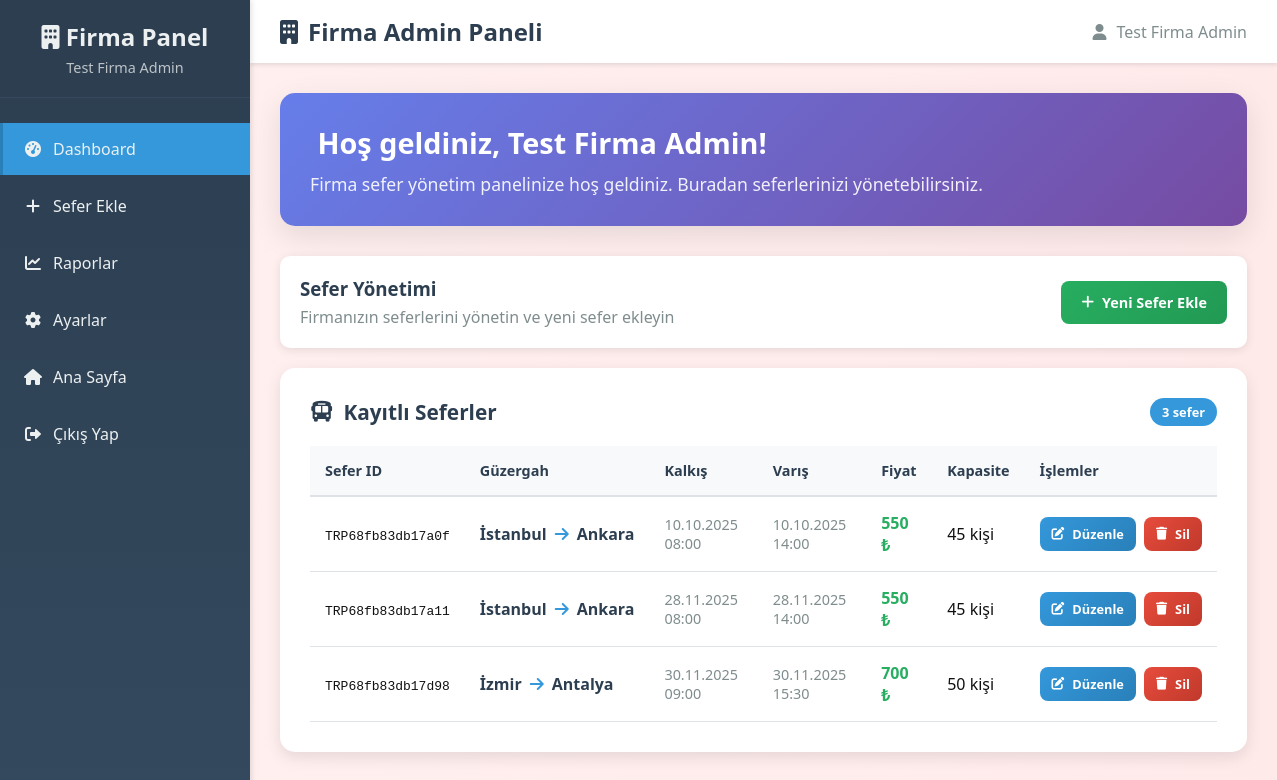
Page /company_admin.php (signed in) on the earlier database version.
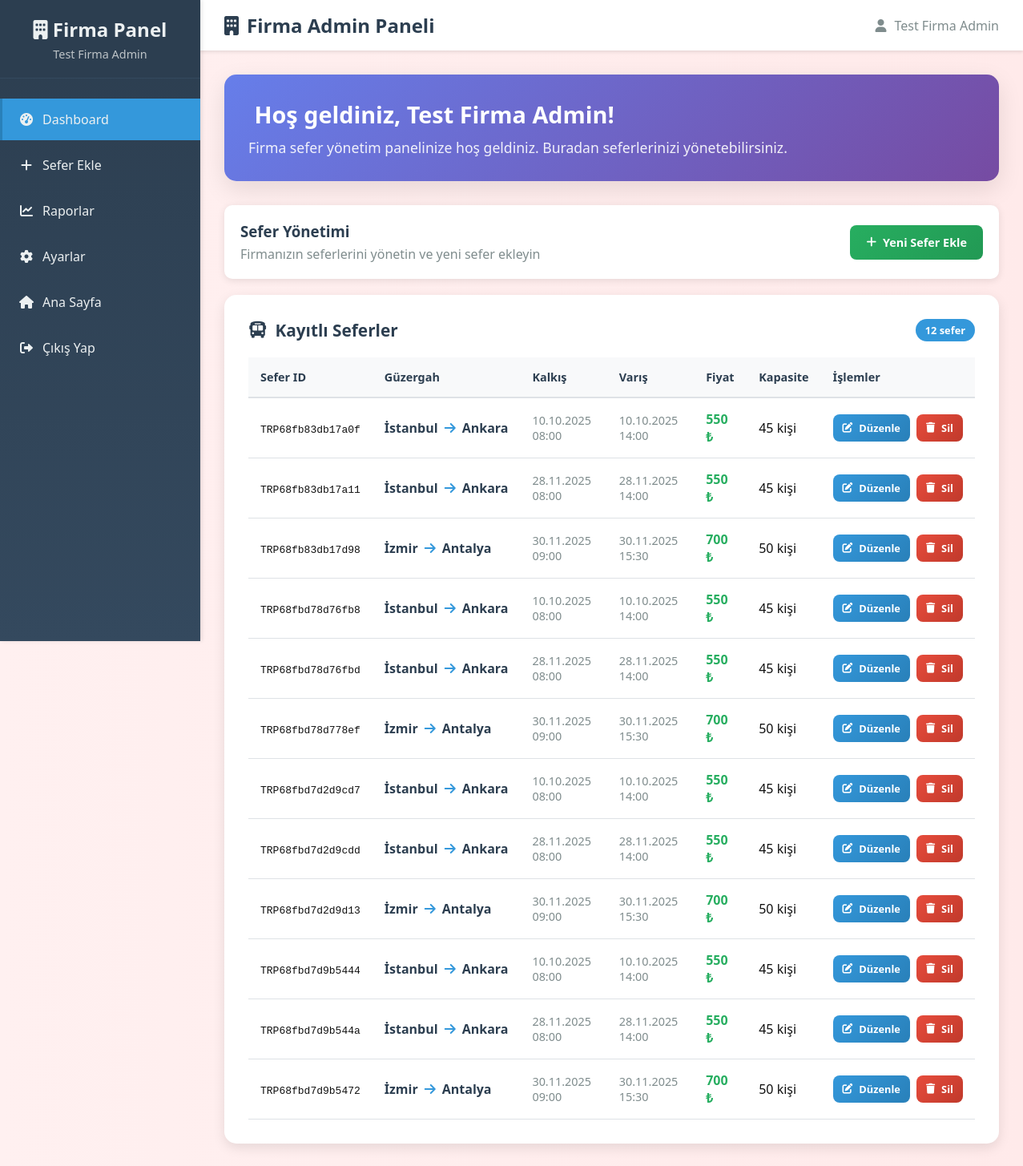
Same page on the later database version.
### tables this page shows
CREATE TABLE Trips (
            id TEXT PRIMARY KEY,
            company_id TEXT NOT NULL,
            destination_city TEXT NOT NULL,   
            arrival_time DATETIME NOT NULL,
            departure_time DATETIME NOT NULL,
            departure_city TEXT NOT NULL,
            price REAL NOT NULL,
            capacity INT NOT NULL,
            created_date TIMESTAMP DEFAULT CURRENT_TIMESTAMP,
            FOREIGN KEY(company_id) REFERENCES Bus_Company(id) ON DELETE CASCADE
        );

### company_admin.php (the view, shortened to what this page needs)
<?php
try {
    $db = new PDO('sqlite:database.db');
    $db->setAttribute(PDO::ATTR_ERRMODE, PDO::ERRMODE_EXCEPTION);
} catch (PDOException $e) {
    die("Veritabanına bağlanılamadı: " . $e->getMessage());
}
$company_id = $_SESSION['company_id'] ?? null;
$stmt = $db->prepare("SELECT * FROM Trips WHERE company_id = ?");
$stmt->execute([$company_id]);
$trips = $stmt->fetchAll(PDO::FETCH_ASSOC);
?>
<!DOCTYPE html>
<html lang="tr">
<head>
    <link rel="stylesheet" href="assets/style.css">
    <link href="https://cdnjs.cloudflare.com/ajax/libs/font-awesome/6.0.0/css/all.min.css" rel="stylesheet">
</head>
<body>
    <div class="admin-container">
        <nav class="sidebar">
            <div class="sidebar-header">
                <h2><i class="fas fa-building"></i> Firma Panel</h2>
                <p><?= htmlspecialchars($_SESSION['username'] ?? 'Admin') ?></p>
            </div>
            <ul class="sidebar-menu">
                <li><a href="company_admin.php" class="active"><i class="fas fa-tachometer-alt"></i> Dashboard</a></li>
                <li><a href="add_trip.php"><i class="fas fa-plus"></i> Sefer Ekle</a></li>
                <li><a href="#"><i class="fas fa-chart-line"></i> Raporlar</a></li>
                <li><a href="#"><i class="fas fa-cog"></i> Ayarlar</a></li>
                <li><a href="index.php"><i class="fas fa-home"></i> Ana Sayfa</a></li>
                <li><a href="logout.php"><i class="fas fa-sign-out-alt"></i> Çıkış Yap</a></li>
            </ul>
        </nav>
        <div class="main-content">
            <div class="top-bar">
                <div class="page-title">
                    <i class="fas fa-building"></i> Firma Admin Paneli
                </div>
                <div class="user-info">
                    <i class="fas fa-user"></i>
                    <span><?= htmlspecialchars($_SESSION['username']) ?></span>
                </div>
            </div>
            <div class="content-area">
                <div class="welcome-card">
                    <h1 class="welcome-title">
                        Hoş geldiniz, <?= htmlspecialchars($_SESSION['username']) ?>!
                    </h1>
                    <p class="welcome-subtitle">
                        Firma sefer yönetim panelinize hoş geldiniz. Buradan seferlerinizi yönetebilirsiniz.
                    </p>
                </div>
                <div class="action-bar">
                    <div class="action-info">
                        <h3>Sefer Yönetimi</h3>
                        <p>Firmanızın seferlerini yönetin ve yeni sefer ekleyin</p>
                    </div>
                    <a href="add_trip.php" class="btn btn-success">
                        <i class="fas fa-plus"></i> Yeni Sefer Ekle
                    </a>
                </div>
                <div class="trips-card">
                    <div class="table-header">
                        <h2 class="table-title">
                            <i class="fas fa-bus"></i> Kayıtlı Seferler
                        </h2>
                        <span class="trips-count"><?= count($trips) ?> sefer</span>
                    </div>
                    <?php if (empty($trips)): ?>
                        <div class="no-trips">
                            <div class="no-trips-icon">
                                <i class="fas fa-bus"></i>
                            </div>
                            <h3>Henüz sefer bulunmuyor</h3>
                            <p>İlk seferinizi eklemek için yukarıdaki butonu kullanın</p>
                        </div>
                    <?php else: ?>
                        <div class="table-container">
                            <table class="trips-table">
                                <thead>
                                    <tr>
                                        <th>Sefer ID</th>
                                        <th>Güzergah</th>
                                        <th>Kalkış</th>
                                        <th>Varış</th>
                                        <th>Fiyat</th>
                                        <th>Kapasite</th>
                                        <th>İşlemler</th>
                                    </tr>
                                </thead>
                                <tbody>
                                    <?php foreach ($trips as $trip): ?>
                                        <tr>
                                            <td>
                                                <code><?= htmlspecialchars($trip['id']) ?></code>
                                            </td>
                                            <td>
                                                <div class="trip-route">
                                                    <?= htmlspecialchars($trip['departure_city']) ?>
                                                    <i class="fas fa-arrow-right route-arrow"></i>
                                                    <?= htmlspecialchars($trip['destination_city']) ?>
                                                </div>
                                            </td>
                                            <td>
                                                <div class="trip-time">
                                                    <?= date('d.m.Y H:i', strtotime($trip['departure_time'])) ?>
                                                </div>
                                            </td>
                                            <td>
                                                <div class="trip-time">
                                                    <?= date('d.m.Y H:i', strtotime($trip['arrival_time'])) ?>
                                                </div>
                                            </td>
                                            <td>
                                                <span class="trip-price"><?= htmlspecialchars($trip['price']) ?> ₺</span>
                                            </td>
                                            <td>
                                                <span><?= htmlspecialchars($trip['capacity']) ?> kişi</span>
                                            </td>
                                            <td>
                                                <div class="table-actions">
                                                    <a href="add_trip.php?id=<?= urlencode($trip['id']) ?>"
                                                       class="btn btn-primary" style="font-size: 0.8rem; padding: 8px 12px;">
                                                        <i class="fas fa-edit"></i> Düzenle
                                                    </a>
                                                    <a href="?delete=<?= $trip['id'] ?>"
                                                       class="btn btn-danger"
                                                       onclick="return confirm('Bu seferi silmek istediğinize emin misiniz?')">
                                                        <i class="fas fa-trash"></i> Sil
                                                    </a>
                                                </div>
                                            </td>
                                        </tr>
                                    <?php endforeach; ?>
                                </tbody>
                            </table>
                        </div>
                    <?php endif; ?>
                </div>
            </div>
        </div>
    </div>
</body>
</html>

### assets/style.css (style rules this page uses)
body { font-family: 'Arial', sans-serif; margin: 0; padding: 0; background: linear-gradient(to right, #fff0f0, #ffeaea); color: #111; transition: all 0.3s ease; }
a { text-decoration: none; color: white; }
a { text-decoration: none; color: inherit; }

### company_admin.php (style rules this page uses)
* { margin: 0; padding: 0; box-sizing: border-box; }
body { font-family: 'Segoe UI', Tahoma, Geneva, Verdana, sans-serif; background-color: #f5f5f5; }
.admin-container { display: flex; min-height: 100vh; }
.sidebar { width: 250px; background: linear-gradient(180deg, #2c3e50 0%, #34495e 100%); color: white; padding: 0; position: fixed; height: 100vh; overflow-y: auto; box-shadow: 2px 0 5px rgba(0,0,0,0.1); }
.sidebar-header { padding: 20px; text-align: center; border-bottom: 1px solid #34495e; background-color: #2c3e50; }
.sidebar-header h2 { color: #ecf0f1; font-size: 1.5rem; margin-bottom: 5px; }
.sidebar-header p { color: #bdc3c7; font-size: 0.9rem; }
.sidebar-menu { list-style: none; padding: 20px 0; }
.sidebar-menu li { margin: 5px 0; }
.sidebar-menu a { display: flex; align-items: center; padding: 15px 20px; color: #ecf0f1; text-decoration: none; transition: all 0.3s ease; border-left: 3px solid transparent; }
.sidebar-menu a.active { background-color: #3498db; border-left-color: #2980b9; }
.sidebar-menu i { margin-right: 10px; width: 20px; text-align: center; }
.main-content { margin-left: 250px; padding: 0; flex: 1; }
.top-bar { background: white; padding: 15px 30px; box-shadow: 0 2px 4px rgba(0,0,0,0.1); display: flex; justify-content: space-between; align-items: center; }
.page-title { font-size: 1.5rem; color: #2c3e50; font-weight: 600; display: flex; align-items: center; gap: 10px; }
.user-info { display: flex; align-items: center; gap: 10px; color: #7f8c8d; }
.content-area { padding: 30px; }
.welcome-card { background: linear-gradient(135deg, #667eea 0%, #764ba2 100%); color: white; padding: 30px; border-radius: 15px; margin-bottom: 30px; box-shadow: 0 10px 30px rgba(0,0,0,0.1); }
.welcome-title { font-size: 1.8rem; margin-bottom: 10px; }
.welcome-subtitle { opacity: 0.9; font-size: 1.1rem; }
.action-bar { background: white; padding: 20px; border-radius: 10px; box-shadow: 0 2px 10px rgba(0,0,0,0.1); margin-bottom: 20px; display: flex; justify-content: space-between; align-items: center; }
.action-info h3 { color: #2c3e50; margin-bottom: 5px; }
.action-info p { color: #7f8c8d; }
.btn { display: inline-flex; align-items: center; gap: 8px; padding: 12px 20px; border: none; border-radius: 8px; font-weight: 600; text-decoration: none; cursor: pointer; transition: all 0.3s ease; font-size: 0.9rem; }
.btn-primary { background: linear-gradient(135deg, #3498db, #2980b9); color: white; }
.btn-success { background: linear-gradient(135deg, #27ae60, #229954); color: white; }
.btn-danger { background: linear-gradient(135deg, #e74c3c, #c0392b); color: white; font-size: 0.8rem; padding: 8px 12px; }
.trips-card { background: white; border-radius: 15px; padding: 30px; box-shadow: 0 5px 15px rgba(0,0,0,0.1); }
.table-header { display: flex; justify-content: space-between; align-items: center; margin-bottom: 20px; }
.table-title { color: #2c3e50; font-size: 1.3rem; font-weight: 600; display: flex; align-items: center; gap: 10px; }
.trips-count { background: #3498db; color: white; padding: 5px 12px; border-radius: 15px; font-size: 0.8rem; font-weight: 600; }
.table-container { overflow-x: auto; }
.trips-table { width: 100%; border-collapse: collapse; background: white; }
.trips-table th { background: #f8f9fa; color: #2c3e50; font-weight: 600; padding: 15px; text-align: left; border-bottom: 2px solid #dee2e6; font-size: 0.9rem; }
.trips-table td { padding: 15px; border-bottom: 1px solid #dee2e6; vertical-align: middle; }
.trip-route { display: flex; align-items: center; gap: 8px; font-weight: 600; color: #2c3e50; }
.route-arrow { color: #3498db; }
.trip-time { font-size: 0.9rem; color: #7f8c8d; }
.trip-price { font-weight: bold; color: #27ae60; }
.table-actions { display: flex; gap: 8px; }

Differences in the rows shown:
added trips: id "TRP68fbd78d76fb8", departure_city "İstanbul", destination_city "Ankara", departure_time "10.10.2025 08:00", arrival_time "10.10.2025 14:00", price "550", capacity "45"
added trips: id "TRP68fbd78d76fbd", departure_city "İstanbul", destination_city "Ankara", departure_time "28.11.2025 08:00", arrival_time "28.11.2025 14:00", price "550", capacity "45"
added trips: id "TRP68fbd78d778ef", departure_city "İzmir", destination_city "Antalya", departure_time "30.11.2025 09:00", arrival_time "30.11.2025 15:30", price "700", capacity "50"
added trips: id "TRP68fbd7d2d9cd7", departure_city "İstanbul", destination_city "Ankara", departure_time "10.10.2025 08:00", arrival_time "10.10.2025 14:00", price "550", capacity "45"
added trips: id "TRP68fbd7d2d9cdd", departure_city "İstanbul", destination_city "Ankara", departure_time "28.11.2025 08:00", arrival_time "28.11.2025 14:00", price "550", capacity "45"
added trips: id "TRP68fbd7d2d9d13", departure_city "İzmir", destination_city "Antalya", departure_time "30.11.2025 09:00", arrival_time "30.11.2025 15:30", price "700", capacity "50"
added trips: id "TRP68fbd7d9b5444", departure_city "İstanbul", destination_city "Ankara", departure_time "10.10.2025 08:00", arrival_time "10.10.2025 14:00", price "550", capacity "45"
added trips: id "TRP68fbd7d9b544a", departure_city "İstanbul", destination_city "Ankara", departure_time "28.11.2025 08:00", arrival_time "28.11.2025 14:00", price "550", capacity "45"
added trips: id "TRP68fbd7d9b5472", departure_city "İzmir", destination_city "Antalya", departure_time "30.11.2025 09:00", arrival_time "30.11.2025 15:30", price "700", capacity "50"
Other differences:
count($trips): "3" → "12"
